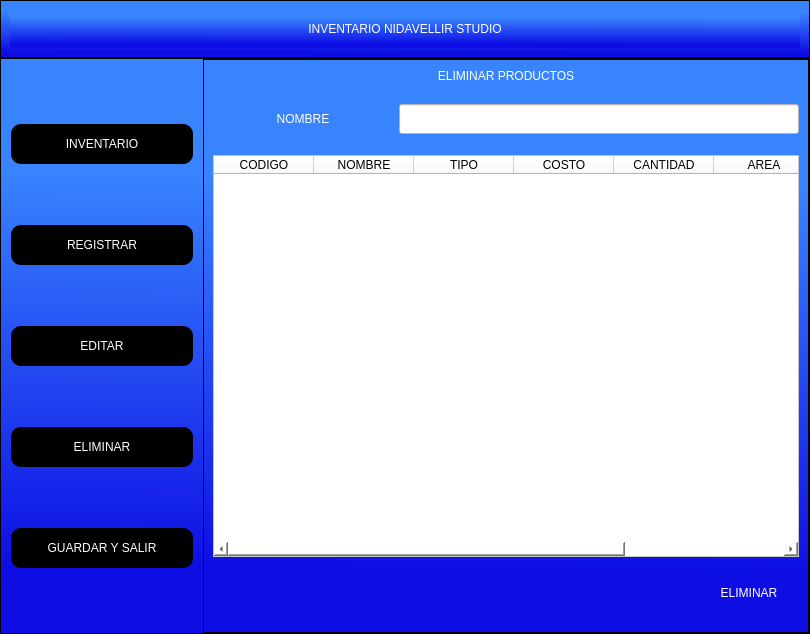
<?xml version="1.0" encoding="UTF-8"?>
<ui version="4.0">
 <class>MainWindow</class>
 <widget class="QMainWindow" name="MainWindow">
  <property name="geometry">
   <rect>
    <x>0</x>
    <y>0</y>
    <width>810</width>
    <height>634</height>
   </rect>
  </property>
  <property name="windowTitle">
   <string>MainWindow</string>
  </property>
  <widget class="QWidget" name="centralwidget">
   <property name="enabled">
    <bool>true</bool>
   </property>
   <layout class="QVBoxLayout" name="verticalLayout" stretch="1,10">
    <property name="spacing">
     <number>0</number>
    </property>
    <property name="leftMargin">
     <number>0</number>
    </property>
    <property name="topMargin">
     <number>0</number>
    </property>
    <property name="rightMargin">
     <number>0</number>
    </property>
    <property name="bottomMargin">
     <number>0</number>
    </property>
    <item>
     <widget class="QFrame" name="frame_superior">
      <property name="styleSheet">
       <string notr="true">background-color: qlineargradient(spread:pad, x1:0.494, y1:0.982727, x2:0.512, y2:0, stop:0.0909091 rgba(14, 14, 228, 255), stop:0.789773 rgba(56, 132, 255, 255));</string>
      </property>
      <property name="frameShape">
       <enum>QFrame::StyledPanel</enum>
      </property>
      <property name="frameShadow">
       <enum>QFrame::Raised</enum>
      </property>
      <layout class="QHBoxLayout" name="horizontalLayout">
       <item>
        <widget class="QLabel" name="titulo">
         <property name="styleSheet">
          <string notr="true">font: 75 40pt &quot;Ubuntu Condensed&quot;;
color: rgb(255, 255, 255);</string>
         </property>
         <property name="text">
          <string>INVENTARIO NIDAVELLIR STUDIO</string>
         </property>
         <property name="alignment">
          <set>Qt::AlignCenter</set>
         </property>
        </widget>
       </item>
      </layout>
     </widget>
    </item>
    <item>
     <widget class="QFrame" name="frame_inferior">
      <property name="styleSheet">
       <string notr="true">background-color: qlineargradient(spread:pad, x1:0.494, y1:0.982727, x2:0.512, y2:0, stop:0.0909091 rgba(14, 14, 228, 255), stop:0.789773 rgba(56, 132, 255, 255));</string>
      </property>
      <property name="frameShape">
       <enum>QFrame::StyledPanel</enum>
      </property>
      <property name="frameShadow">
       <enum>QFrame::Raised</enum>
      </property>
      <layout class="QHBoxLayout" name="horizontalLayout_2" stretch="3,7">
       <property name="spacing">
        <number>0</number>
       </property>
       <property name="leftMargin">
        <number>0</number>
       </property>
       <property name="topMargin">
        <number>0</number>
       </property>
       <property name="rightMargin">
        <number>0</number>
       </property>
       <property name="bottomMargin">
        <number>0</number>
       </property>
       <item>
        <widget class="QFrame" name="frame_menu">
         <property name="styleSheet">
          <string notr="true">background-color: rgba(255, 255, 255, 0);</string>
         </property>
         <property name="frameShape">
          <enum>QFrame::StyledPanel</enum>
         </property>
         <property name="frameShadow">
          <enum>QFrame::Raised</enum>
         </property>
         <layout class="QVBoxLayout" name="verticalLayout_2">
          <item>
           <widget class="QPushButton" name="inventario">
            <property name="minimumSize">
             <size>
              <width>150</width>
              <height>40</height>
             </size>
            </property>
            <property name="styleSheet">
             <string notr="true">QPushButton{

	
	
	
	background-color:rgb(0, 0, 0);
	font: 12pt &quot;MS Shell Dlg 2&quot;; color: rgb(255, 255, 255);
    
    
    border-radius: 10px;


}


QPushButton:hover{


	background-color: rgb(255, 255, 255);
	font: 12pt &quot;MS Shell Dlg 2&quot;;
    color: rgb(0, 0, 0);
  



}</string>
            </property>
            <property name="text">
             <string>INVENTARIO</string>
            </property>
           </widget>
          </item>
          <item>
           <widget class="QPushButton" name="anadir">
            <property name="minimumSize">
             <size>
              <width>150</width>
              <height>40</height>
             </size>
            </property>
            <property name="styleSheet">
             <string notr="true">QPushButton{

	
	
	
	background-color:rgb(0, 0, 0);
	font: 12pt &quot;MS Shell Dlg 2&quot;; color: rgb(255, 255, 255);
    
    
    border-radius: 10px;


}


QPushButton:hover{


	background-color: rgb(255, 255, 255);
	font: 12pt &quot;MS Shell Dlg 2&quot;;
    color: rgb(0, 0, 0);
  



}</string>
            </property>
            <property name="text">
             <string>REGISTRAR</string>
            </property>
           </widget>
          </item>
          <item>
           <widget class="QPushButton" name="editar">
            <property name="minimumSize">
             <size>
              <width>150</width>
              <height>40</height>
             </size>
            </property>
            <property name="styleSheet">
             <string notr="true">QPushButton{

	
	
	
	background-color:rgb(0, 0, 0);
	font: 12pt &quot;MS Shell Dlg 2&quot;; color: rgb(255, 255, 255);
    
    
    border-radius: 10px;


}


QPushButton:hover{


	background-color: rgb(255, 255, 255);
	font: 12pt &quot;MS Shell Dlg 2&quot;;
    color: rgb(0, 0, 0);
  



}</string>
            </property>
            <property name="text">
             <string>EDITAR</string>
            </property>
           </widget>
          </item>
          <item>
           <widget class="QPushButton" name="eliminar">
            <property name="minimumSize">
             <size>
              <width>150</width>
              <height>40</height>
             </size>
            </property>
            <property name="styleSheet">
             <string notr="true">QPushButton{

	
	
	
	background-color:rgb(0, 0, 0);
	font: 12pt &quot;MS Shell Dlg 2&quot;; color: rgb(255, 255, 255);
    
    
    border-radius: 10px;


}


QPushButton:hover{


	background-color: rgb(255, 255, 255);
	font: 12pt &quot;MS Shell Dlg 2&quot;;
    color: rgb(0, 0, 0);
  



}</string>
            </property>
            <property name="text">
             <string>ELIMINAR</string>
            </property>
           </widget>
          </item>
          <item>
           <widget class="QPushButton" name="guardar_salir">
            <property name="minimumSize">
             <size>
              <width>150</width>
              <height>40</height>
             </size>
            </property>
            <property name="styleSheet">
             <string notr="true">QPushButton{

	
	
	
	background-color:rgb(0, 0, 0);
	font: 12pt &quot;MS Shell Dlg 2&quot;; color: rgb(255, 255, 255);
    
    
    border-radius: 10px;


}


QPushButton:hover{


	background-color: rgb(245, 121, 0);
	font: 12pt &quot;MS Shell Dlg 2&quot;;
    color: rgb(0, 0, 0);
  



}</string>
            </property>
            <property name="text">
             <string>GUARDAR Y SALIR</string>
            </property>
           </widget>
          </item>
         </layout>
        </widget>
       </item>
       <item>
        <widget class="QFrame" name="frame_pages">
         <property name="frameShape">
          <enum>QFrame::StyledPanel</enum>
         </property>
         <property name="frameShadow">
          <enum>QFrame::Raised</enum>
         </property>
         <layout class="QVBoxLayout" name="verticalLayout_3">
          <property name="spacing">
           <number>0</number>
          </property>
          <property name="leftMargin">
           <number>0</number>
          </property>
          <property name="topMargin">
           <number>0</number>
          </property>
          <property name="rightMargin">
           <number>0</number>
          </property>
          <property name="bottomMargin">
           <number>0</number>
          </property>
          <item>
           <widget class="QStackedWidget" name="stackedWidget">
            <property name="currentIndex">
             <number>3</number>
            </property>
            <widget class="QWidget" name="page_inventario">
             <layout class="QVBoxLayout" name="verticalLayout_4">
              <item>
               <widget class="QLabel" name="productos">
                <property name="styleSheet">
                 <string notr="true">font: 75 20pt &quot;Ubuntu Condensed&quot;;
color: rgb(255, 255, 255);
background-color: rgba(255, 255, 255, 0);</string>
                </property>
                <property name="text">
                 <string>PRODUCTOS</string>
                </property>
                <property name="alignment">
                 <set>Qt::AlignCenter</set>
                </property>
               </widget>
              </item>
              <item>
               <widget class="QTableWidget" name="tabla_inventario">
                <property name="sizePolicy">
                 <sizepolicy hsizetype="Expanding" vsizetype="Expanding">
                  <horstretch>0</horstretch>
                  <verstretch>0</verstretch>
                 </sizepolicy>
                </property>
                <property name="autoFillBackground">
                 <bool>true</bool>
                </property>
                <property name="styleSheet">
                 <string notr="true">background-color: rgb(255, 255, 255);</string>
                </property>
                <column>
                 <property name="text">
                  <string>CODIGO</string>
                 </property>
                </column>
                <column>
                 <property name="text">
                  <string>NOMBRE</string>
                 </property>
                </column>
                <column>
                 <property name="text">
                  <string>TIPO</string>
                 </property>
                </column>
                <column>
                 <property name="text">
                  <string>COSTO</string>
                 </property>
                </column>
                <column>
                 <property name="text">
                  <string>CANTIDAD</string>
                 </property>
                </column>
                <column>
                 <property name="text">
                  <string>AREA</string>
                 </property>
                </column>
                <column>
                 <property name="text">
                  <string>FECHA M.</string>
                 </property>
                </column>
               </widget>
              </item>
              <item>
               <layout class="QHBoxLayout" name="espaciador_refrescar">
                <item>
                 <spacer name="horizontalSpacer">
                  <property name="orientation">
                   <enum>Qt::Horizontal</enum>
                  </property>
                  <property name="sizeHint" stdset="0">
                   <size>
                    <width>592</width>
                    <height>20</height>
                   </size>
                  </property>
                 </spacer>
                </item>
                <item>
                 <widget class="QPushButton" name="refrescar">
                  <property name="minimumSize">
                   <size>
                    <width>100</width>
                    <height>30</height>
                   </size>
                  </property>
                  <property name="styleSheet">
                   <string notr="true">QPushButton{

	
	
	
	background-color: rgba(0, 0, 0,0%);
	font: 11pt &quot;MS Shell Dlg 2&quot;; color:rgb(255, 255, 255);
    border: none;


}


QPushButton:hover{


	background-color:rgb(255, 140, 0);
	font: 11pt &quot;MS Shell Dlg 2&quot;;
    border: 10px;

}</string>
                  </property>
                  <property name="text">
                   <string>PushButton</string>
                  </property>
                 </widget>
                </item>
               </layout>
              </item>
             </layout>
            </widget>
            <widget class="QWidget" name="page_anadir">
             <layout class="QVBoxLayout" name="verticalLayout_7">
              <item>
               <widget class="QLabel" name="titulo_registrar">
                <property name="minimumSize">
                 <size>
                  <width>300</width>
                  <height>60</height>
                 </size>
                </property>
                <property name="styleSheet">
                 <string notr="true">font: 75 20pt &quot;Ubuntu Condensed&quot;;
color:rgb(255, 255, 255);
background-color: rgba(255, 255, 255, 0);</string>
                </property>
                <property name="text">
                 <string>REGISTRAR</string>
                </property>
                <property name="alignment">
                 <set>Qt::AlignCenter</set>
                </property>
               </widget>
              </item>
              <item>
               <spacer name="verticalSpacer">
                <property name="orientation">
                 <enum>Qt::Vertical</enum>
                </property>
                <property name="sizeHint" stdset="0">
                 <size>
                  <width>20</width>
                  <height>40</height>
                 </size>
                </property>
               </spacer>
              </item>
              <item>
               <layout class="QHBoxLayout" name="layouth_registrar">
                <item>
                 <layout class="QVBoxLayout" name="layoutv_registrar_labels">
                  <item>
                   <widget class="QLabel" name="label_nombre">
                    <property name="minimumSize">
                     <size>
                      <width>180</width>
                      <height>50</height>
                     </size>
                    </property>
                    <property name="styleSheet">
                     <string notr="true">font: 75 15pt &quot;Ubuntu Mono&quot;;
color:rgb(255, 255, 255);
background-color: rgba(255, 255, 255, 0);</string>
                    </property>
                    <property name="text">
                     <string>NOMBRE</string>
                    </property>
                    <property name="alignment">
                     <set>Qt::AlignCenter</set>
                    </property>
                   </widget>
                  </item>
                  <item>
                   <widget class="QLabel" name="label_tipo">
                    <property name="minimumSize">
                     <size>
                      <width>180</width>
                      <height>50</height>
                     </size>
                    </property>
                    <property name="styleSheet">
                     <string notr="true">font: 75 15pt &quot;Ubuntu Mono&quot;;
color:rgb(255, 255, 255);
background-color: rgba(255, 255, 255, 0);</string>
                    </property>
                    <property name="text">
                     <string>TIPO</string>
                    </property>
                    <property name="alignment">
                     <set>Qt::AlignCenter</set>
                    </property>
                   </widget>
                  </item>
                  <item>
                   <widget class="QLabel" name="label_costo">
                    <property name="minimumSize">
                     <size>
                      <width>180</width>
                      <height>50</height>
                     </size>
                    </property>
                    <property name="styleSheet">
                     <string notr="true">font: 75 15pt &quot;Ubuntu Mono&quot;;
color:rgb(255, 255, 255);
background-color: rgba(255, 255, 255, 0);</string>
                    </property>
                    <property name="text">
                     <string>COSTO</string>
                    </property>
                    <property name="alignment">
                     <set>Qt::AlignCenter</set>
                    </property>
                   </widget>
                  </item>
                  <item>
                   <widget class="QLabel" name="label_cantidad">
                    <property name="minimumSize">
                     <size>
                      <width>180</width>
                      <height>50</height>
                     </size>
                    </property>
                    <property name="styleSheet">
                     <string notr="true">font: 75 15pt &quot;Ubuntu Mono&quot;;
color:rgb(255, 255, 255);
background-color: rgba(255, 255, 255, 0);</string>
                    </property>
                    <property name="text">
                     <string>CANTIDAD</string>
                    </property>
                    <property name="alignment">
                     <set>Qt::AlignCenter</set>
                    </property>
                   </widget>
                  </item>
                  <item>
                   <widget class="QLabel" name="label_area">
                    <property name="minimumSize">
                     <size>
                      <width>180</width>
                      <height>50</height>
                     </size>
                    </property>
                    <property name="styleSheet">
                     <string notr="true">font: 75 15pt &quot;Ubuntu Mono&quot;;
color:rgb(255, 255, 255);
background-color: rgba(255, 255, 255, 0);</string>
                    </property>
                    <property name="text">
                     <string>AREA</string>
                    </property>
                    <property name="alignment">
                     <set>Qt::AlignCenter</set>
                    </property>
                   </widget>
                  </item>
                 </layout>
                </item>
                <item>
                 <layout class="QVBoxLayout" name="layoutv_registrar_lineedits">
                  <item>
                   <widget class="QLineEdit" name="lineEdit_nombre">
                    <property name="minimumSize">
                     <size>
                      <width>400</width>
                      <height>30</height>
                     </size>
                    </property>
                    <property name="styleSheet">
                     <string notr="true">background-color: rgb(255, 255, 255);</string>
                    </property>
                   </widget>
                  </item>
                  <item>
                   <widget class="QLineEdit" name="lineEdit_tipo">
                    <property name="minimumSize">
                     <size>
                      <width>400</width>
                      <height>30</height>
                     </size>
                    </property>
                    <property name="styleSheet">
                     <string notr="true">background-color: rgb(255, 255, 255);</string>
                    </property>
                   </widget>
                  </item>
                  <item>
                   <widget class="QLineEdit" name="lineEdit_costo">
                    <property name="minimumSize">
                     <size>
                      <width>400</width>
                      <height>30</height>
                     </size>
                    </property>
                    <property name="styleSheet">
                     <string notr="true">background-color: rgb(255, 255, 255);</string>
                    </property>
                   </widget>
                  </item>
                  <item>
                   <widget class="QLineEdit" name="lineEdit_cantidad">
                    <property name="minimumSize">
                     <size>
                      <width>400</width>
                      <height>30</height>
                     </size>
                    </property>
                    <property name="styleSheet">
                     <string notr="true">background-color: rgb(255, 255, 255);</string>
                    </property>
                   </widget>
                  </item>
                  <item>
                   <widget class="QLineEdit" name="lineEdit_area">
                    <property name="minimumSize">
                     <size>
                      <width>400</width>
                      <height>30</height>
                     </size>
                    </property>
                    <property name="styleSheet">
                     <string notr="true">background-color: rgb(255, 255, 255);</string>
                    </property>
                   </widget>
                  </item>
                 </layout>
                </item>
               </layout>
              </item>
              <item>
               <spacer name="verticalSpacer_2">
                <property name="orientation">
                 <enum>Qt::Vertical</enum>
                </property>
                <property name="sizeHint" stdset="0">
                 <size>
                  <width>20</width>
                  <height>40</height>
                 </size>
                </property>
               </spacer>
              </item>
              <item>
               <layout class="QHBoxLayout" name="horizontalLayout_inferior">
                <item>
                 <widget class="QLabel" name="label_registrado">
                  <property name="minimumSize">
                   <size>
                    <width>180</width>
                    <height>60</height>
                   </size>
                  </property>
                  <property name="styleSheet">
                   <string notr="true">color:rgb(255, 255, 255);
background-color: rgba(255, 255, 255, 0);font: 75 15pt &quot;Ubuntu Mono&quot;;</string>
                  </property>
                  <property name="text">
                   <string/>
                  </property>
                  <property name="alignment">
                   <set>Qt::AlignCenter</set>
                  </property>
                 </widget>
                </item>
                <item>
                 <spacer name="horizontalSpacer_3">
                  <property name="orientation">
                   <enum>Qt::Horizontal</enum>
                  </property>
                  <property name="sizeHint" stdset="0">
                   <size>
                    <width>40</width>
                    <height>20</height>
                   </size>
                  </property>
                 </spacer>
                </item>
                <item>
                 <widget class="QPushButton" name="pb_registrar">
                  <property name="minimumSize">
                   <size>
                    <width>100</width>
                    <height>30</height>
                   </size>
                  </property>
                  <property name="styleSheet">
                   <string notr="true">QPushButton{

	
	
	
	background-color: rgba(0, 0, 0,0%);
	font: 11pt &quot;MS Shell Dlg 2&quot;; color:rgb(255, 255, 255);
    border: none;


}


QPushButton:hover{


	background-color:rgb(255, 140, 0);
	font: 11pt &quot;MS Shell Dlg 2&quot;;
    border: 10px;

}</string>
                  </property>
                  <property name="text">
                   <string>REGISTRAR</string>
                  </property>
                 </widget>
                </item>
               </layout>
              </item>
             </layout>
            </widget>
            <widget class="QWidget" name="page_editar">
             <layout class="QVBoxLayout" name="verticalLayout_5">
              <item>
               <widget class="QLabel" name="label_titulo_editar">
                <property name="minimumSize">
                 <size>
                  <width>300</width>
                  <height>60</height>
                 </size>
                </property>
                <property name="styleSheet">
                 <string notr="true">font: 75 20pt &quot;Ubuntu Condensed&quot;;
color:rgb(255, 255, 255);
background-color: rgba(255, 255, 255, 0);</string>
                </property>
                <property name="text">
                 <string>EDITAR</string>
                </property>
                <property name="alignment">
                 <set>Qt::AlignCenter</set>
                </property>
               </widget>
              </item>
              <item>
               <layout class="QHBoxLayout" name="horizontalLayout_buscar">
                <item>
                 <widget class="QLabel" name="label_buscar_editar">
                  <property name="minimumSize">
                   <size>
                    <width>180</width>
                    <height>60</height>
                   </size>
                  </property>
                  <property name="styleSheet">
                   <string notr="true">font: 75 15pt &quot;Ubuntu Condensed&quot;;
color:rgb(255, 255, 255);
background-color: rgba(255, 255, 255, 0);</string>
                  </property>
                  <property name="text">
                   <string>NOMBRE</string>
                  </property>
                  <property name="alignment">
                   <set>Qt::AlignCenter</set>
                  </property>
                 </widget>
                </item>
                <item>
                 <widget class="QLineEdit" name="lineEdit_buscar">
                  <property name="minimumSize">
                   <size>
                    <width>400</width>
                    <height>30</height>
                   </size>
                  </property>
                  <property name="styleSheet">
                   <string notr="true">background-color: rgb(255, 255, 255);</string>
                  </property>
                 </widget>
                </item>
               </layout>
              </item>
              <item>
               <layout class="QHBoxLayout" name="layouth_editar">
                <item>
                 <layout class="QVBoxLayout" name="layoutv_registrar_labels_editar">
                  <item>
                   <widget class="QLabel" name="label_nombre_editar">
                    <property name="minimumSize">
                     <size>
                      <width>180</width>
                      <height>50</height>
                     </size>
                    </property>
                    <property name="styleSheet">
                     <string notr="true">font: 75 15pt &quot;Ubuntu Mono&quot;;
color:rgb(255, 255, 255);
background-color: rgba(255, 255, 255, 0);</string>
                    </property>
                    <property name="text">
                     <string>NOMBRE</string>
                    </property>
                    <property name="alignment">
                     <set>Qt::AlignCenter</set>
                    </property>
                   </widget>
                  </item>
                  <item>
                   <widget class="QLabel" name="label_tipo_editar">
                    <property name="minimumSize">
                     <size>
                      <width>180</width>
                      <height>50</height>
                     </size>
                    </property>
                    <property name="styleSheet">
                     <string notr="true">font: 75 15pt &quot;Ubuntu Mono&quot;;
color:rgb(255, 255, 255);
background-color: rgba(255, 255, 255, 0);</string>
                    </property>
                    <property name="text">
                     <string>TIPO</string>
                    </property>
                    <property name="alignment">
                     <set>Qt::AlignCenter</set>
                    </property>
                   </widget>
                  </item>
                  <item>
                   <widget class="QLabel" name="label_costo_editar">
                    <property name="minimumSize">
                     <size>
                      <width>180</width>
                      <height>50</height>
                     </size>
                    </property>
                    <property name="styleSheet">
                     <string notr="true">font: 75 15pt &quot;Ubuntu Mono&quot;;
color:rgb(255, 255, 255);
background-color: rgba(255, 255, 255, 0);</string>
                    </property>
                    <property name="text">
                     <string>COSTO</string>
                    </property>
                    <property name="alignment">
                     <set>Qt::AlignCenter</set>
                    </property>
                   </widget>
                  </item>
                  <item>
                   <widget class="QLabel" name="label_cantidad_editar">
                    <property name="minimumSize">
                     <size>
                      <width>180</width>
                      <height>50</height>
                     </size>
                    </property>
                    <property name="styleSheet">
                     <string notr="true">font: 75 15pt &quot;Ubuntu Mono&quot;;
color:rgb(255, 255, 255);
background-color: rgba(255, 255, 255, 0);</string>
                    </property>
                    <property name="text">
                     <string>CANTIDAD</string>
                    </property>
                    <property name="alignment">
                     <set>Qt::AlignCenter</set>
                    </property>
                   </widget>
                  </item>
                  <item>
                   <widget class="QLabel" name="label_area_editar">
                    <property name="minimumSize">
                     <size>
                      <width>180</width>
                      <height>50</height>
                     </size>
                    </property>
                    <property name="styleSheet">
                     <string notr="true">font: 75 15pt &quot;Ubuntu Mono&quot;;
color:rgb(255, 255, 255);
background-color: rgba(255, 255, 255, 0);</string>
                    </property>
                    <property name="text">
                     <string>AREA</string>
                    </property>
                    <property name="alignment">
                     <set>Qt::AlignCenter</set>
                    </property>
                   </widget>
                  </item>
                 </layout>
                </item>
                <item>
                 <layout class="QVBoxLayout" name="layoutv_registrar_lineedits_editar">
                  <item>
                   <widget class="QLineEdit" name="lineEdit_nombre_editar">
                    <property name="minimumSize">
                     <size>
                      <width>400</width>
                      <height>30</height>
                     </size>
                    </property>
                    <property name="styleSheet">
                     <string notr="true">background-color: rgb(255, 255, 255);</string>
                    </property>
                   </widget>
                  </item>
                  <item>
                   <widget class="QLineEdit" name="lineEdit_tipo_editar">
                    <property name="minimumSize">
                     <size>
                      <width>400</width>
                      <height>30</height>
                     </size>
                    </property>
                    <property name="styleSheet">
                     <string notr="true">background-color: rgb(255, 255, 255);</string>
                    </property>
                   </widget>
                  </item>
                  <item>
                   <widget class="QLineEdit" name="lineEdit_costo_editar">
                    <property name="minimumSize">
                     <size>
                      <width>400</width>
                      <height>30</height>
                     </size>
                    </property>
                    <property name="styleSheet">
                     <string notr="true">background-color: rgb(255, 255, 255);</string>
                    </property>
                   </widget>
                  </item>
                  <item>
                   <widget class="QLineEdit" name="lineEdit_cantidad_editar">
                    <property name="minimumSize">
                     <size>
                      <width>400</width>
                      <height>30</height>
                     </size>
                    </property>
                    <property name="styleSheet">
                     <string notr="true">background-color: rgb(255, 255, 255);</string>
                    </property>
                   </widget>
                  </item>
                  <item>
                   <widget class="QLineEdit" name="lineEdit_area_editar">
                    <property name="minimumSize">
                     <size>
                      <width>400</width>
                      <height>30</height>
                     </size>
                    </property>
                    <property name="styleSheet">
                     <string notr="true">background-color: rgb(255, 255, 255);</string>
                    </property>
                   </widget>
                  </item>
                 </layout>
                </item>
               </layout>
              </item>
              <item>
               <layout class="QHBoxLayout" name="horizontalLayout_inferior_editar">
                <item>
                 <widget class="QLabel" name="label_actualizado">
                  <property name="minimumSize">
                   <size>
                    <width>180</width>
                    <height>60</height>
                   </size>
                  </property>
                  <property name="styleSheet">
                   <string notr="true">font: 75 15pt &quot;Ubuntu Mono&quot;;
color:rgb(255, 255, 255);
background-color: rgba(255, 255, 255, 0);</string>
                  </property>
                  <property name="text">
                   <string/>
                  </property>
                  <property name="alignment">
                   <set>Qt::AlignCenter</set>
                  </property>
                 </widget>
                </item>
                <item>
                 <spacer name="horizontalSpacer_2">
                  <property name="orientation">
                   <enum>Qt::Horizontal</enum>
                  </property>
                  <property name="sizeHint" stdset="0">
                   <size>
                    <width>40</width>
                    <height>20</height>
                   </size>
                  </property>
                 </spacer>
                </item>
                <item>
                 <widget class="QPushButton" name="pb_actualizar">
                  <property name="minimumSize">
                   <size>
                    <width>100</width>
                    <height>30</height>
                   </size>
                  </property>
                  <property name="styleSheet">
                   <string notr="true">QPushButton{

	
	
	
	background-color: rgba(0, 0, 0,0%);
	font: 11pt &quot;MS Shell Dlg 2&quot;; color:rgb(255, 255, 255);
    border: none;


}


QPushButton:hover{


	background-color:rgb(255, 140, 0);
	font: 11pt &quot;MS Shell Dlg 2&quot;;
    border: 10px;

}</string>
                  </property>
                  <property name="text">
                   <string>ACTUALIZAR</string>
                  </property>
                 </widget>
                </item>
               </layout>
              </item>
             </layout>
            </widget>
            <widget class="QWidget" name="page_eliminar">
             <layout class="QVBoxLayout" name="verticalLayout_10">
              <item>
               <widget class="QLabel" name="titulo_eliminar">
                <property name="styleSheet">
                 <string notr="true">font: 75 20pt &quot;Ubuntu Condensed&quot;;
background-color: rgba(255, 255, 255, 0);
color:rgb(255, 255, 255);</string>
                </property>
                <property name="text">
                 <string>ELIMINAR PRODUCTOS</string>
                </property>
                <property name="alignment">
                 <set>Qt::AlignCenter</set>
                </property>
               </widget>
              </item>
              <item>
               <layout class="QHBoxLayout" name="horizontalLayout_4">
                <item>
                 <widget class="QLabel" name="label_buscar_eliminar">
                  <property name="minimumSize">
                   <size>
                    <width>180</width>
                    <height>60</height>
                   </size>
                  </property>
                  <property name="styleSheet">
                   <string notr="true">font: 75 15pt &quot;Ubuntu Mono&quot;;
color:rgb(255, 255, 255);
background-color: rgba(255, 255, 255, 0);
</string>
                  </property>
                  <property name="text">
                   <string>NOMBRE</string>
                  </property>
                  <property name="alignment">
                   <set>Qt::AlignCenter</set>
                  </property>
                 </widget>
                </item>
                <item>
                 <widget class="QLineEdit" name="lineEdit_eliminar">
                  <property name="minimumSize">
                   <size>
                    <width>400</width>
                    <height>30</height>
                   </size>
                  </property>
                  <property name="styleSheet">
                   <string notr="true">background-color: rgb(255, 255, 255);</string>
                  </property>
                 </widget>
                </item>
               </layout>
              </item>
              <item>
               <widget class="QTableWidget" name="tabla_eliminar">
                <property name="sizePolicy">
                 <sizepolicy hsizetype="Expanding" vsizetype="Expanding">
                  <horstretch>0</horstretch>
                  <verstretch>0</verstretch>
                 </sizepolicy>
                </property>
                <property name="autoFillBackground">
                 <bool>true</bool>
                </property>
                <property name="styleSheet">
                 <string notr="true">background-color: rgb(255, 255, 255);</string>
                </property>
                <column>
                 <property name="text">
                  <string>CODIGO</string>
                 </property>
                </column>
                <column>
                 <property name="text">
                  <string>NOMBRE</string>
                 </property>
                </column>
                <column>
                 <property name="text">
                  <string>TIPO</string>
                 </property>
                </column>
                <column>
                 <property name="text">
                  <string>COSTO</string>
                 </property>
                </column>
                <column>
                 <property name="text">
                  <string>CANTIDAD</string>
                 </property>
                </column>
                <column>
                 <property name="text">
                  <string>AREA</string>
                 </property>
                </column>
                <column>
                 <property name="text">
                  <string>FECHA M.</string>
                 </property>
                </column>
               </widget>
              </item>
              <item>
               <layout class="QHBoxLayout" name="horizontalLayout_3">
                <item>
                 <widget class="QLabel" name="label_eliminado">
                  <property name="minimumSize">
                   <size>
                    <width>180</width>
                    <height>60</height>
                   </size>
                  </property>
                  <property name="styleSheet">
                   <string notr="true">
font: 75 15pt &quot;Ubuntu Mono&quot;;
color:rgb(255, 255, 255);
background-color: rgba(255, 255, 255, 0);</string>
                  </property>
                  <property name="text">
                   <string/>
                  </property>
                  <property name="alignment">
                   <set>Qt::AlignCenter</set>
                  </property>
                 </widget>
                </item>
                <item>
                 <spacer name="horizontalSpacer_7">
                  <property name="orientation">
                   <enum>Qt::Horizontal</enum>
                  </property>
                  <property name="sizeHint" stdset="0">
                   <size>
                    <width>40</width>
                    <height>20</height>
                   </size>
                  </property>
                 </spacer>
                </item>
                <item>
                 <widget class="QPushButton" name="pb_eliminar">
                  <property name="minimumSize">
                   <size>
                    <width>100</width>
                    <height>30</height>
                   </size>
                  </property>
                  <property name="styleSheet">
                   <string notr="true">QPushButton{

	
	
	
	background-color: rgba(0, 0, 0,0%);
	font: 11pt &quot;MS Shell Dlg 2&quot;; color:rgb(255, 255, 255);
    border: none;


}


QPushButton:hover{


	background-color:rgb(255, 140, 0);
	font: 11pt &quot;MS Shell Dlg 2&quot;;
    border: 10px;

}</string>
                  </property>
                  <property name="text">
                   <string>ELIMINAR</string>
                  </property>
                 </widget>
                </item>
               </layout>
              </item>
             </layout>
            </widget>
           </widget>
          </item>
         </layout>
        </widget>
       </item>
      </layout>
     </widget>
    </item>
   </layout>
  </widget>
 </widget>
 <resources/>
 <connections/>
</ui>
